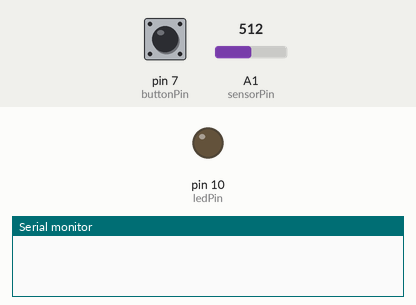
Recording of a sketch running on a simulated Arduino Uno, built with avr-gcc and run on an emulated ATmega328P. On the bench: output pins drawn as LEDs (lit = HIGH), the last lines printed to the serial monitor. Dashed ring = blinking. Inputs (shaded band) come from the test bench; at power-on: pin 7 (buttonPin) LOW, A1 (sensorPin) = 512.

Above: at 1.2 s.
1.3 s: pin 7 (buttonPin) pulled HIGH for 0.15 s
At 1.7 s:
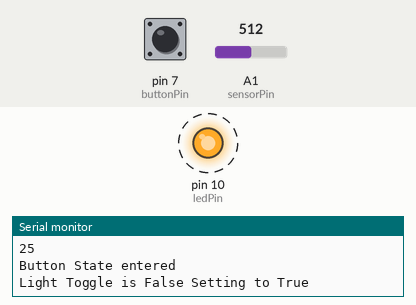
4.4 s: A1 (sensorPin) set to 0
6.0 s: A1 (sensorPin) set to 122
At 6.3 s:
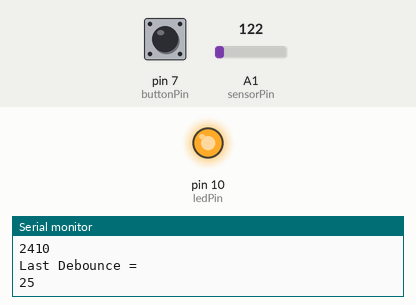
9.0 s: pin 7 (buttonPin) pulled HIGH for 1 s
At 10.6 s:
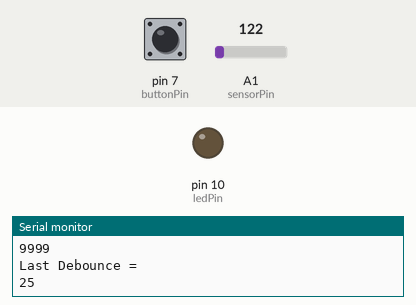
11.5 s: pin 7 (buttonPin) pulled HIGH for 3.2 s
At 11.89 s:
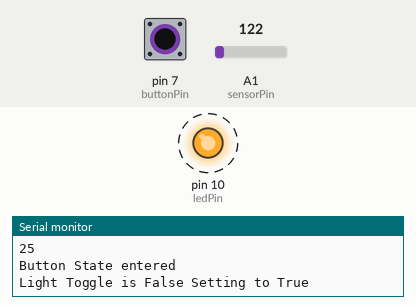
Timing chart, 0 to 17.2 s (numbered marks = the images above; inputs shaded):
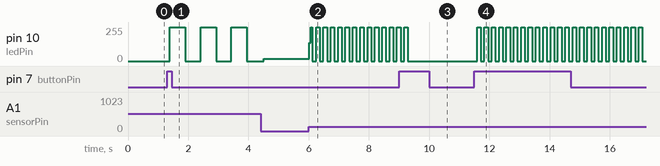

Measured:
- after the input at 1.3 s, pin 10 (ledPin): alternates 255/255 for 0.51 s and 0/255 for 0.51 s, starting after 0.09 s
- after the input at 6.0 s, pin 10 (ledPin): 17/255 → 138/255 at once, then moves between 0/255 and 255/255, repeating every 0.73 s
- after the input at 9.0 s, pin 10 (ledPin): goes on until 9.3 s, then stays 0/255
- after the input at 11.5 s, pin 10 (ledPin): alternates 255/255 for 0.12 s and 0/255 for 0.12 s, starting after 0.09 s

The sketch:

Pot-with-LED.ino
```cpp
/*Code came from
 * https://www.arduino.cc/en/Tutorial/Debounce
 * The sketch below is based on Limor Fried's version of debounce, but the logic is inverted from her example. In her example, the switch returns LOW when closed, and HIGH when open. Here, the switch returns HIGH when pressed and LOW when not pressed.
 *
 * https://www.arduino.cc/en/Tutorial/AnalogInput
 *
 *
 * The circuit for this consists of a potentiameter, a button, and an LED
 * The program will use the button to toggle the LED on and off, once on you can use the potentiameter to make the LED blink faster or slower
 *
 * Code adapted by Blugh Justin Namgauds
 */

int sensorPin = A1;    // select the input pin for the potentiometer
int ledPin = 10;      // select the pin for the LED
int sensorValue = 0;  // variable to store the value coming from the sensor
const int buttonPin = 7;     // the number of the pushbutton pin
int buttonState = 0;         // variable for reading the pushbutton status
boolean light_toggle = false;

//For supporting debounce
long lastDebounceTime = 0;  // the last time the output pin was toggled
long debounceDelay = 25;    // the debounce time; increase if the output flickers

// Variables will change:
int ledState = HIGH;         // the current state of the output pin
int lastButtonState = LOW;   // the previous reading from the input pin
int reading = 0;


void setup() {
   // declare the ledPin as an OUTPUT:
   pinMode(ledPin, OUTPUT);
    // initialize the pushbutton pin as an input:
   pinMode(buttonPin, INPUT);
   Serial.begin(9600);
}

void loop()
{
    // read the state of the switch into a local variable:
    reading = digitalRead(buttonPin);

    // If the switch changed, due to noise or pressing:
    if (reading != lastButtonState)
    {
      Serial.write("Received Press");
      // reset the debouncing timer
      lastDebounceTime = millis();
      Serial.println("Last Debounce = ");
      Serial.println(lastDebounceTime);
    }

    if ((millis() - lastDebounceTime) > debounceDelay)
    {
         // whatever the reading is at, it's been there for longer
         // than the debounce delay, so take it as the actual current state:
         // if the button state has changed:
       if (reading != buttonState)
       {
          buttonState = reading;
          Serial.println("Current Debounce = ");
          Serial.println(lastDebounceTime);
          Serial.println("Last Debounce = ");
          Serial.println(debounceDelay);

          // only toggle the LED if the new button state is HIGH
         if (buttonState == HIGH)
         {
           ledState = !ledState;

            Serial.write("Button State entered");
            Serial.println("");
            if (light_toggle == false)
              {
                Serial.write("Light Toggle is False Setting to True");
                Serial.println("");
                light_toggle = true;
              }
            else if (light_toggle == true)
              {
                Serial.write("Light Toggle is True Setting to False");
                Serial.println("");
                light_toggle = false;
              }
          }
        }
    }

   if (light_toggle == true)
    {
        sensorValue = analogRead(sensorPin);
        // turn the ledPin on
        digitalWrite(ledPin, HIGH);
        // stop the program for <sensorValue> milliseconds:
        delay(sensorValue);
        // turn the ledPin off:
        digitalWrite(ledPin, LOW);
        // stop the program for for <sensorValue> milliseconds:
        delay(sensorValue);
    }
    else if (light_toggle == false)
    {
      digitalWrite(ledPin, LOW);
    }
    lastButtonState = reading;
}
```
